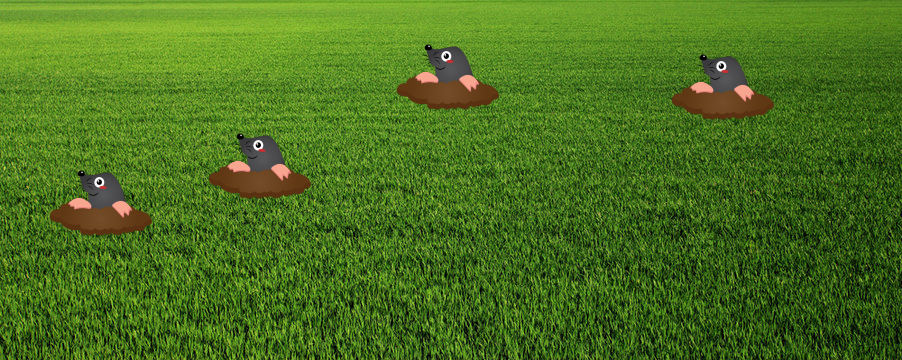
#> input picture 05-CTF/Hero/Prog/src/01WM_last.png, 902 x 360 px
$ python -i solve.py   (imports and definitions only)
#> lines starting #> are read from the running program, lines starting #| are printed output that depends on the picture
from pwn import *
import base64
import cv2
import numpy as np

HOST = "prog.heroctf.fr"
PORT = 8000

# [1 line that did not run here, left out]

def count_moles(img_bytes):
    np_arr = np.frombuffer(img_bytes, np.uint8)
    img = cv2.imdecode(np_arr, cv2.IMREAD_COLOR)

    hsv = cv2.cvtColor(img, cv2.COLOR_BGR2HSV)

    # Threshold para la tierra del topo
    lower = np.array([5, 80, 20])
    upper = np.array([25, 255, 255])

    mask = cv2.inRange(hsv, lower, upper)

    # Limpieza de ruido
    kernel = np.ones((7, 7), np.uint8)
    mask = cv2.morphologyEx(mask, cv2.MORPH_OPEN, kernel)
    mask = cv2.morphologyEx(mask, cv2.MORPH_CLOSE, kernel)

    # Contar componentes conectadas
    n_labels, labels, stats, centroids = cv2.connectedComponentsWithStats(mask)

    return n_labels - 1  # restar background


# [21 lines not run here, left out]

>>> import cv2
>>> picture = cv2.imread('src/01WM_last.png', cv2.IMREAD_GRAYSCALE)
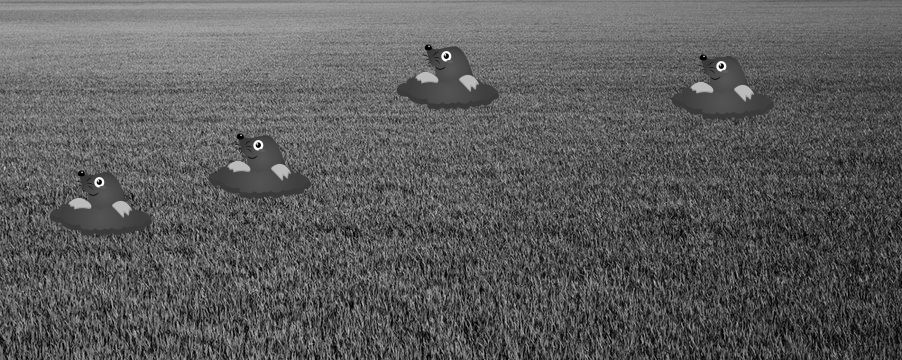
#> picture: shape (360, 902); min 0, max 255, mean 92
#> (the run stopped early here; a loop or call above may not have finished)
